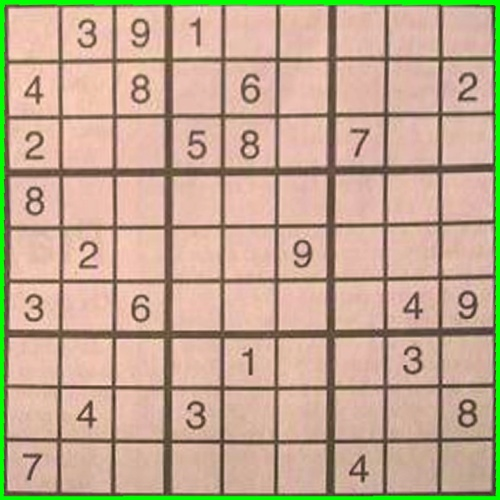
#> input picture HW28/crop.jpg, 500 x 500 px
$ python sudoku.py --input crop.jpg
#> lines starting #> are read from the running program, lines starting #| are printed output that depends on the picture; after the words box and inside, x2 and y2 are one past the last pixel; in counts of white or black regions, pixels touching at a corner belong together
import cv2
import matplotlib.pyplot as plt
from imutils.perspective import four_point_transform
import argparse

parser = argparse.ArgumentParser(description = "samira sudoku ")
parser.add_argument("--input" , type=str , help = "path of your input imgae")
parser.add_argument("--output" , type=str , help = "size of GaussianBlur mask")
parser.add_argument("--filter-size" , type=str , help = "path of your output imgae")

args = parser.parse_args()

img = cv2.imread(args.input )
#> img is the input picture: shape (500, 500, 3); mean B, G, R 144.8, 168.9, 193.4
img_gray = cv2.cvtColor(img , cv2.COLOR_BGR2GRAY)
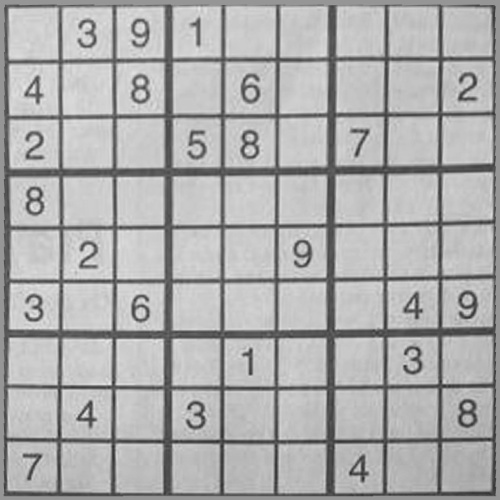
#> img_gray: shape (500, 500); min 44, max 236, mean 173.5
img_blurred = cv2.GaussianBlur(img_gray ,(args.filter_size , args.filter_size) , 3)
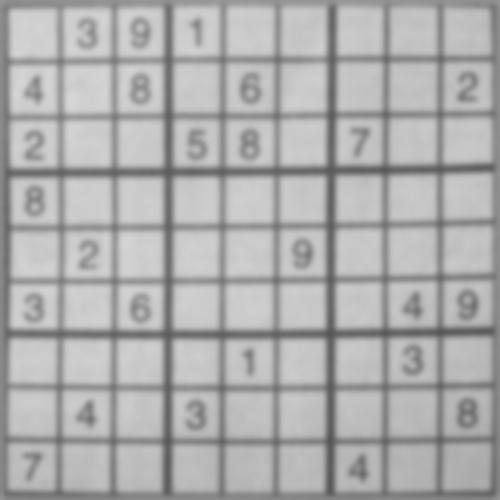
#> img_blurred: shape (500, 500); min 85, max 215, mean 173.4
threash = cv2.adaptiveThreshold(img_blurred , 255 , cv2.ADAPTIVE_THRESH_GAUSSIAN_C , cv2.THRESH_BINARY_INV , 11 , 2)
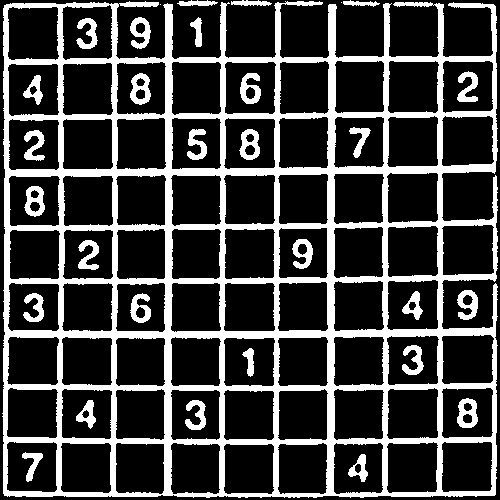
#> threash: shape (500, 500); 24.8% white; 31 white regions (2 under 20 px)
#threash = cv2.bitwise_not(threash)  #thresh binary_inv ==


contours = cv2.findContours(threash , cv2.RETR_EXTERNAL , cv2.CHAIN_APPROX_SIMPLE)
#> contours = 9 contours, 2 with area under 20; largest, box (x1, y1, x2, y2) and area: (2, 1, 498, 498) 219659, (130, 17, 151, 49) 404, (457, 290, 478, 320) 397, (190, 17, 202, 47) 166, (177, 0, 218, 6) 130, (231, 0, 272, 6) 130, (343, 0, 380, 7) 101
contours = contours[0]

contours = sorted(contours , key=cv2.contourArea , reverse=True )

sudoku_contour = None

for contour in contours :
    #epsilon mizane ddeqate  , msln harchi bod bgm moraba ya na daqiq bashe
    #
    epsilon = 0.1 * cv2.arcLength(contour , True)
    approx = cv2.approxPolyDP(contour , epsilon ,True)

    if len(approx) == 4 :
       sudoku_contour = approx
       break
#> this loop made 9 passes
#> (epsilon, approx) on passes 1 to 9: (365.9, [[4, 5], [495, 494]]), (11.54, [[138, 17], [141, 48]]), (11.49, [[464, 290], [468, 319], [477, 297]]), (7.49, [[198, 17], [190, 23], [196, 46]]), (9.14, [[177, 3], [217, 2]]), (9.58, [[231, 1], [271, 3]]), (8.56, [[343, 1], [379, 3]]), (0, [[160, 4]]), (0, [[341, 2]])

if sudoku_contour is None:
    print("natonestm peyda konm sudoku ro")


result = cv2.drawContours(img ,[sudoku_contour] , -1 , (0,255,0) ,10)


#> (the run stopped early here; a loop or call above may not have finished)
